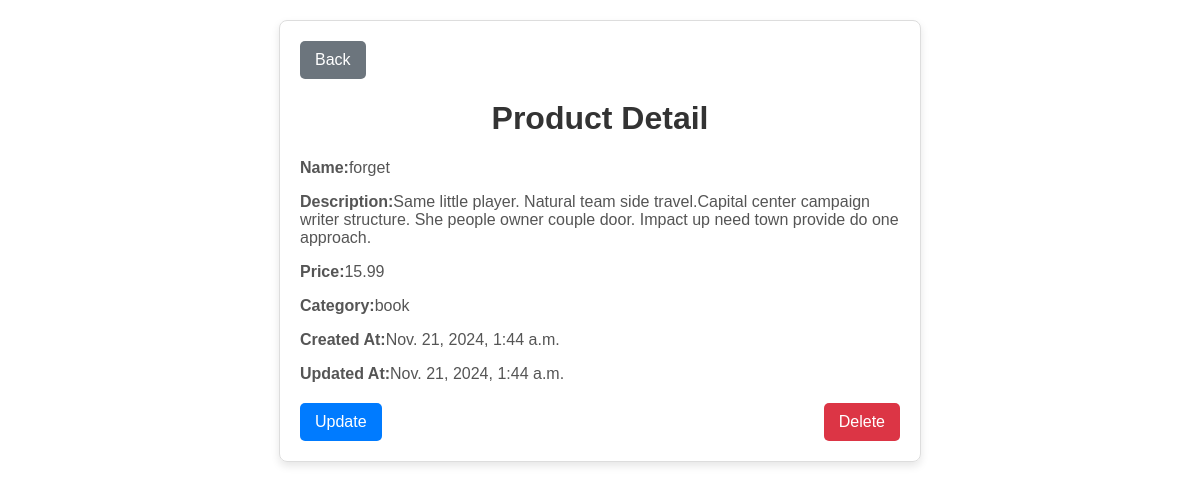
Screenshot of /products/7551/ with the database file from the repository.
### app/models.py (models this page shows, shortened)
class Product(models.Model):
    name = models.CharField(max_length=255, unique=True)
    description = models.TextField(blank=True)
    price = models.DecimalField(max_digits=10, decimal_places=2)
    category = models.ForeignKey(Category, on_delete=models.CASCADE)
    created_at = models.DateTimeField()
    updated_at = models.DateTimeField()

class Category(models.Model):
    name = models.CharField(max_length=255, unique=True)
    description = models.TextField(blank=True)

### app/views.py (the view, shortened to what this page needs)
# urls.py: path('products/<str:id>/', ProductView.as_view(), name='products-detail'),
class ProductView(View):
    def get(self, request, id=None):
        if id!=None:
            products = Product.objects.get(id=id)
            categories = getSetCache('categories', Category)
            context = {
                'active_tab': 'products',
                'product': products,
                'categories' : categories
            }
            return render(request, 'product_detail.html', context)

### app/views.py (called while the page is built)
def getSetCache(key, model, category=None):
    print('========')
    if category:
        result = cache.get(f"{key}?category={category.name}")
        if result:
            print('ada result')
            return result
        else:
            data = model.objects.all()
            data = data.filter(category=category.id)
            cache.set(f"{key}?category={category.name}", data, timeout)
            return data
    else:
        result = cache.get(key)
        if result:
            print('ada result')
            return result
        else:
            data = model.objects.all()
            cache.set(f"{key}", data, timeout)
            return data

### app/templates/product_detail.html (shortened to what this page needs)
<!DOCTYPE html>
<html lang="en">
<head>
</head>
<body>
    <div class="container">
        <button type="button" class="btn-back" id="backButton">Back</button>
        <h1>Product Detail</h1>
        <p id="old_name"><strong>Name:</strong><span>{{product.name }}</span></p>
        <p><strong>Description:</strong>{{ product.description }}</p>
        <p id=""><strong>Price:</strong>{{ product.price }}</p>
        <p><strong>Category:</strong>{{ product.category.name }}</p>
        <p id=""><strong>Created At:</strong>{{ product.created_at }}</p>
        <p><strong>Updated At:</strong>{{ product.updated_at}}</p>
        <div class="buttons">
            <button type="submit" class="btn-update" onclick="toggleModal()">Update</button>
            <button type="submit" class="btn-delete" onclick="deleteHandler()">Delete</button>
        </div>
    </div>
</body>
</html>

### app/templates/product_detail.html (style rules this page uses)
body { font-family: Arial, sans-serif; margin: 20px; }
.container { max-width: 600px; margin: 0 auto; border: 1px solid #ddd; border-radius: 8px; padding: 20px; box-shadow: 0 4px 8px rgba(0, 0, 0, 0.1); }
h1 { text-align: center; color: #333; }
p { font-size: 16px; color: #555; }
.buttons { margin-top: 20px; display: flex; justify-content: space-between; }
button { padding: 10px 15px; font-size: 16px; border: none; border-radius: 5px; cursor: pointer; color: white; }
.btn-update { background-color: #007bff; }
.btn-delete { background-color: #dc3545; }
.btn-back { background-color: #6c757d; }

### rows the page displays
Product: name "forget", description "Same little player. Natural team side travel.Capital center campaign writer structure. She people owner couple door. Impact up need town provide do one approach.", price "15.99", category.name "book", created_at "Nov. 21, 2024, 1:44 a.m.", updated_at "Nov. 21, 2024, 1:44 a.m."
